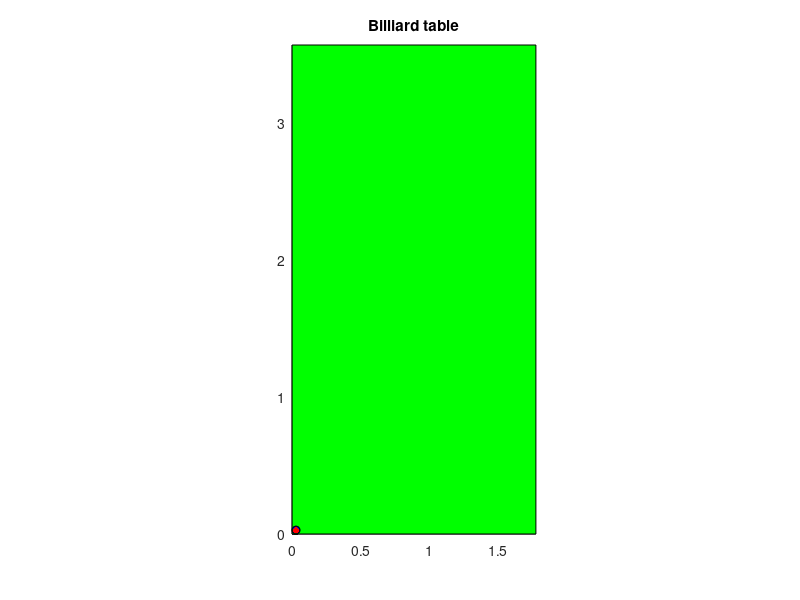

This figure's MATLAB source: (Note: this script raises an error after producing the figure.)
clear all; close all; clc;

%Jonathan Klassen | 903
%Ansgar Elles | 9026433

% main script "elastic collisions"
% the goal is to simulate the kinematics of balls on a pool table 

tic

% initiate constants 
global m d r endvelocity

m=0.17; d=0.15; r=0.0285;    %mass, friction, radius
tspan = 0:0.02:10;  

k = 1; %while loop counter
stillrolling = 1;   % while loop, entry value 
endvelocity = 0.1;  % end speed at which simulation stops
options = odeset('Events', @event_collision);

% set parameters for balls
vals_blueball = [1 -7 1 4];      %[sx vx sy vy]
vals_redball = [0.5 2 2 3];

figure('NumberTitle','Off','Name','elastic_collision');
axis([0 1.78 0 3.57]); axis equal; hold on;         %Frage: Bringt hier "hold on" etwas?
title('Billiard table');
playingfield = rectangle('Position',[0 0 1.78 3.57],'FaceColor','g');
blueball = rectangle('Position',[0 0 2*r 2*r],'Curvature',[1,1],'FaceColor','b');
redball = rectangle('Position',[0 0 2*r 2*r],'Curvature',[1,1],'FaceColor','r');

t_blue_total = zeros(1,1);
y_blue_total = zeros(1,4);
t_red_total = zeros(1,1);
y_red_total = zeros(1,4);

%% While loop
while stillrolling == 1
    
    [t_blue,y_blue,te_blue] = ode45(@kugel,tspan,vals_blueball,options);
    [t_red,y_red,te_red] = ode45(@kugel,tspan,vals_redball,options);
    
    %Termination when velocity too low
    if sqrt((y_blue(end,2))^2 + (y_blue(end,4))^2)-endvelocity && ...   
       sqrt((y_red(end,2))^2 + (y_red(end,4))^2)-endvelocity <= 0      % sobald eine Kugel stoppt wird bei dieser permanet das Event getriggert
        disp('Die Kugeln rollen nicht mehr.')
        stillrolling = 0;
    end

    %new start values, elastic collision with border
    if y_blue(end,1) <= r || y_blue(end,1) >= 1.78-r  %collision with the vertical border, x-velocity *(-1)
        vals_blueball = [y_blue(end,1)^(1/1.001) -y_blue(end,2) y_blue(end,3) y_blue(end,4)];   % x or y position must be modified too so that event function can not be triggered again instantly 
    elseif y_blue(end,3) <= r || y_blue(end,3) >= 3.57-r %collision with the horizontal border, y-velocity *(-1)
        vals_blueball = [y_blue(end,1) y_blue(end,2) y_blue(end,3)^(1/1.001) -y_blue(end,4)];       
    end
    
    if y_red(end,1) <= r || y_red(end,1) >= 1.78-r  %collision with the vertical border, x-velocity *(-1)
        vals_redball = [y_red(end,1)^(1/1.001) -y_red(end,2) y_red(end,3) y_red(end,4)];   % x or y position must be modified too so that event function can not be triggered again instantly 
    elseif y_red(end,3) <= r || y_red(end,3) >= 3.57-r  %collision with the horizontal border, y-velocity *(-1)
        vals_redball = [y_red(end,1) y_red(end,2) y_red(end,3)^(1/1.001) -y_red(end,4)];       
    end

    % visualize 
%     for i = 1:length(t_blue)  %min([length(t_blue), length(t_red)])  %time steps are beeing lost
%         set(blueball,'Position',[y_blue(i,1)-r, y_blue(i,3)-r, 2*r, 2*r]);
%         pause(0.2)
%         drawnow; hold on;
%         %animation(i) = getframe%(pooltable);
%         %movieVector(i) = getframe(fig1, [0 0 340 434]);
%     end
%     for i = 1:length(t_red)
%         set(redball,'Position',[y_red(i,1)-r, y_red(i,3)-r, 2*r, 2*r]);
%         pause(0.2)
%         drawnow; hold on;
%     end
    
    t_blue_total = [t_blue_total; t_blue];
    y_blue_total = [y_blue_total; y_blue];
    t_red_total  = [t_red_total; t_red];
    y_red_total = [y_red_total; y_red];
 
    k = k+1;
end
%% Animation/Graphics
for i = 2:min([length(t_blue_total), length(t_red_total)])
    set(blueball,'Position',[y_blue_total(i,1)-r, y_blue_total(i,3)-r, 2*r, 2*r]);
    set(redball,'Position',[y_red_total(i,1)-r, y_red_total(i,3)-r, 2*r, 2*r]);
    drawnow
    pause(0.1)
end
    % myWriter = VideoWriter('pooltable');
% myWriter.FrameRate = 20; 
% open(myWriter);
% writeVideo(myWriter, movieVector);
% close(myWriter);
% myWriter = VideoWriter('curve');
% myWriter.FrameRate = 30;
% open(myWriter);
% writeVideo(myWriter,animation);
% close(myWriter);
% imshow(animation.cdata);
% movie(pooltable)

toc

    